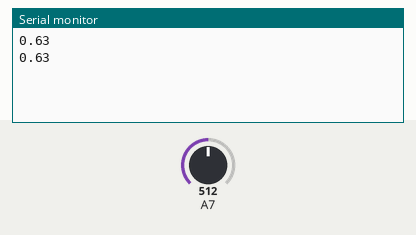
Recording of a sketch running on a simulated Arduino Nano, built with avr-gcc and run on an emulated ATmega328P. Parts: the last lines printed to the serial monitor. Inputs (shaded band) come from the test bench; at power-on: A7 = 512.

Above: at 1.8 s.
1.9 s: A7 set to 716
At 2.6 s:
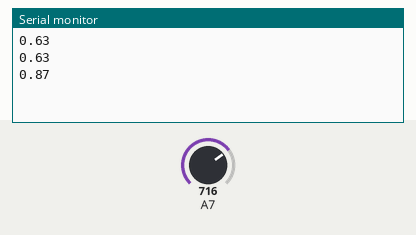
3.4 s: A7 set to 900
At 4.8 s:
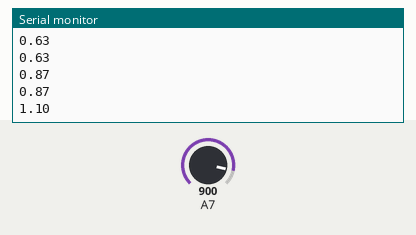
Timing chart, 0 to 6.4 s (numbered marks = the images above; inputs shaded):
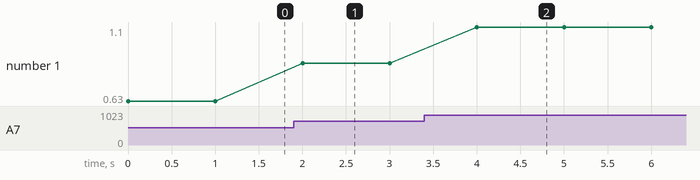

The sketch:

DetectingLEDStatus.ino
```cpp
void setup() {
  // put your setup code here, to run once:
  Serial.begin(9600);
}

void loop() {
  // put your main code here, to run repeatedly:
  float voltage = (analogRead(A7)*5.0)/4095.0;

  Serial.println(voltage);
  delay(1000);
}
```

Measured:
- after the input at 1.9 s, the serial monitor: prints a new line after 0.10 s (image 1)
- after the input at 3.4 s, the serial monitor: prints a new line after 0.60 s (image 2)
- plotted number 1: 0.63 → 0.87 after the input at 1.9 s, 0.87 → 1.1 after the input at 3.4 s
